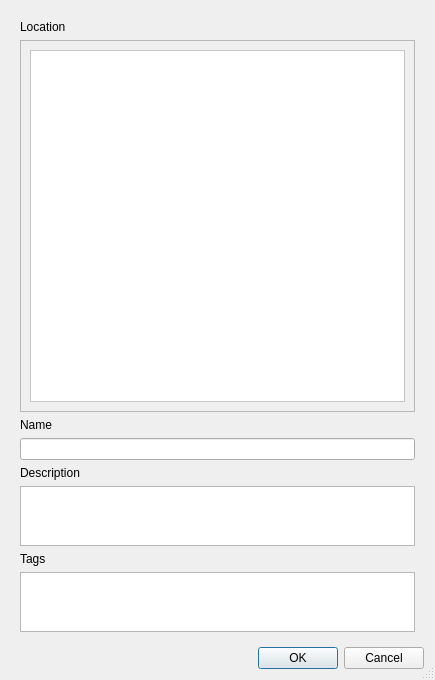
<?xml version="1.0" encoding="UTF-8"?>
<ui version="4.0">
 <class>savePatchDialog</class>
 <widget class="QDialog" name="savePatchDialog">
  <property name="windowModality">
   <enum>Qt::WindowModality::ApplicationModal</enum>
  </property>
  <property name="geometry">
   <rect>
    <x>0</x>
    <y>0</y>
    <width>435</width>
    <height>680</height>
   </rect>
  </property>
  <property name="minimumSize">
   <size>
    <width>0</width>
    <height>0</height>
   </size>
  </property>
  <property name="windowTitle">
   <string>Save Patch to Library</string>
  </property>
  <property name="styleSheet">
   <string notr="true">QTreeView {
	background-color: white;
	color: black;
}</string>
  </property>
  <property name="sizeGripEnabled">
   <bool>true</bool>
  </property>
  <property name="modal">
   <bool>true</bool>
  </property>
  <layout class="QVBoxLayout" name="verticalLayout">
   <item>
    <widget class="QWidget" name="widget" native="true">
     <property name="sizePolicy">
      <sizepolicy hsizetype="Preferred" vsizetype="Minimum">
       <horstretch>0</horstretch>
       <verstretch>0</verstretch>
      </sizepolicy>
     </property>
     <layout class="QVBoxLayout" name="verticalLayout_2">
      <item>
       <widget class="QLabel" name="label">
        <property name="sizePolicy">
         <sizepolicy hsizetype="Preferred" vsizetype="Maximum">
          <horstretch>0</horstretch>
          <verstretch>0</verstretch>
         </sizepolicy>
        </property>
        <property name="text">
         <string>Location</string>
        </property>
       </widget>
      </item>
      <item>
       <widget class="QScrollArea" name="scrollArea">
        <property name="widgetResizable">
         <bool>true</bool>
        </property>
        <widget class="QWidget" name="scrollAreaWidgetContents">
         <property name="geometry">
          <rect>
           <x>0</x>
           <y>0</y>
           <width>397</width>
           <height>350</height>
          </rect>
         </property>
         <layout class="QHBoxLayout" name="horizontalLayout">
          <item>
           <widget class="QTreeView" name="treeView"/>
          </item>
         </layout>
        </widget>
       </widget>
      </item>
      <item>
       <widget class="QLabel" name="label_2">
        <property name="text">
         <string>Name</string>
        </property>
       </widget>
      </item>
      <item>
       <widget class="QLineEdit" name="inputName">
        <property name="maxLength">
         <number>32</number>
        </property>
       </widget>
      </item>
      <item>
       <widget class="QLabel" name="label_3">
        <property name="text">
         <string>Description</string>
        </property>
       </widget>
      </item>
      <item>
       <widget class="QPlainTextEdit" name="inputDescription">
        <property name="maximumSize">
         <size>
          <width>16777215</width>
          <height>60</height>
         </size>
        </property>
        <property name="tabChangesFocus">
         <bool>true</bool>
        </property>
       </widget>
      </item>
      <item>
       <widget class="QLabel" name="label_4">
        <property name="text">
         <string>Tags</string>
        </property>
       </widget>
      </item>
      <item>
       <widget class="QPlainTextEdit" name="inputTags">
        <property name="maximumSize">
         <size>
          <width>16777215</width>
          <height>60</height>
         </size>
        </property>
        <property name="tabChangesFocus">
         <bool>true</bool>
        </property>
       </widget>
      </item>
     </layout>
    </widget>
   </item>
   <item>
    <widget class="QDialogButtonBox" name="buttonBox">
     <property name="orientation">
      <enum>Qt::Orientation::Horizontal</enum>
     </property>
     <property name="standardButtons">
      <set>QDialogButtonBox::StandardButton::Cancel|QDialogButtonBox::StandardButton::Ok</set>
     </property>
    </widget>
   </item>
  </layout>
 </widget>
 <resources/>
 <connections>
  <connection>
   <sender>buttonBox</sender>
   <signal>accepted()</signal>
   <receiver>savePatchDialog</receiver>
   <slot>accept()</slot>
   <hints>
    <hint type="sourcelabel">
     <x>248</x>
     <y>254</y>
    </hint>
    <hint type="destinationlabel">
     <x>157</x>
     <y>274</y>
    </hint>
   </hints>
  </connection>
  <connection>
   <sender>buttonBox</sender>
   <signal>rejected()</signal>
   <receiver>savePatchDialog</receiver>
   <slot>reject()</slot>
   <hints>
    <hint type="sourcelabel">
     <x>316</x>
     <y>260</y>
    </hint>
    <hint type="destinationlabel">
     <x>286</x>
     <y>274</y>
    </hint>
   </hints>
  </connection>
 </connections>
</ui>
